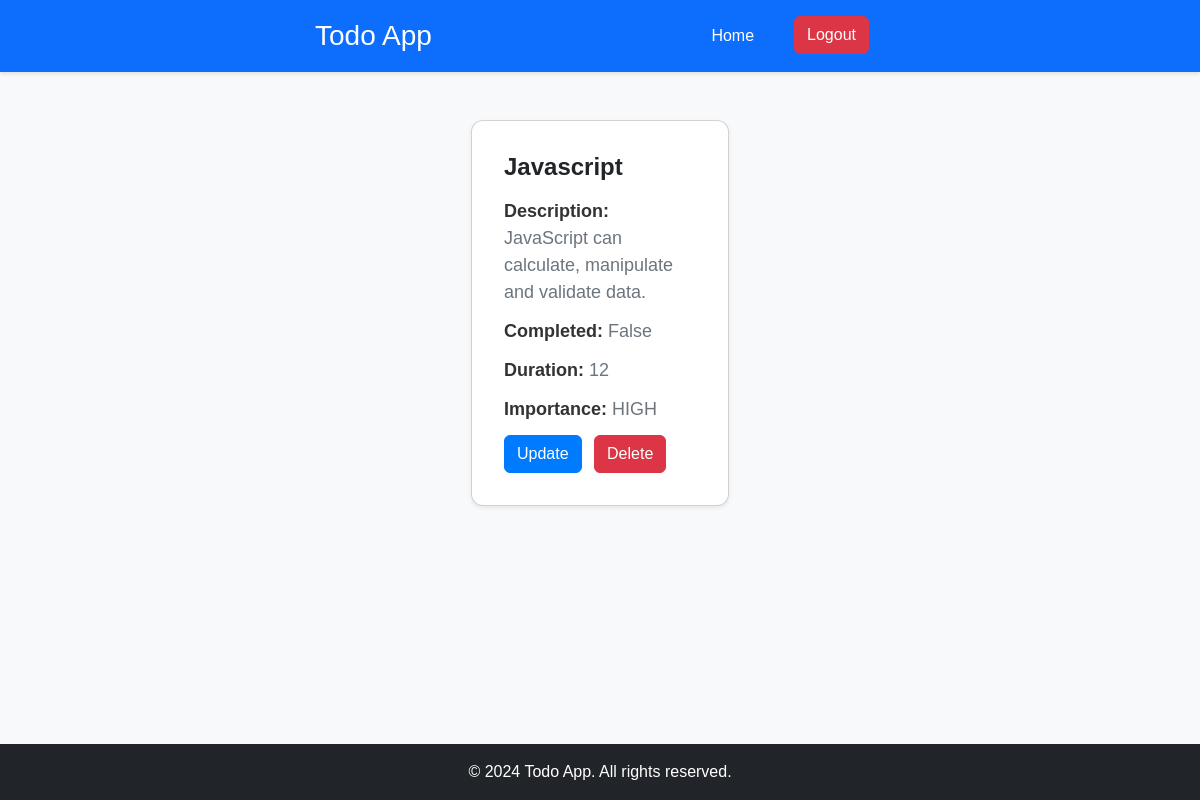
Screenshot of /detail-todo/6 (signed in) with the database file from the repository.
### todoapp/models.py (models this page shows, shortened)
class Todo(models.Model):
    HIGH = 'HIGH'
    MEDIUM = 'MEDIUM'
    LOW = 'LOW'
    IMPORTANCE_CHOICES = [
        (HIGH, 'High'),
        (MEDIUM, 'Medium'),
        (LOW, 'Low'),
    ]
    user=models.ForeignKey (User, on_delete=models.CASCADE)
    title=models.CharField(max_length=300)
    description=models.CharField(max_length=500)
    completed=models.BooleanField()
    duration=models.PositiveIntegerField()
    importance=models.CharField(max_length=6, choices=IMPORTANCE_CHOICES)

### todoapp/views.py (the view)
# urls.py: path('detail-todo/<int:todo_id>', views.DetailTodo.as_view(), name='detailtodo'),
class DetailTodo(LoginRequiredMixin, DetailView):
    login_url = '/login/'
    model = Todo
    fields = ["title", "description", "completed", "duration", "importance"]
    template_name = 'todo/detailtodo.html'
    context_object_name = 'todo'
    pk_url_kwarg = 'todo_id'

### todoapp/templates/todo/detailtodo.html (shortened to what this page needs)
{% extends 'main.html' %}
{% block content %}
<div class="container mt-5">
    <div class="row justify-content-center">
        <div class="col-md-8 col-lg-6">
            <div class="card shadow-sm">
                <div class="card-body">
                    <h1 class="card-title">{{ todo.title }}</h1>
                    <p class="card-text"><strong>Description:</strong> {{ todo.description }}</p>
                    <p class="card-text"><strong>Completed:</strong> {{ todo.completed }}</p>
                    <p class="card-text"><strong>Duration:</strong> {{ todo.duration }}</p>
                    <p class="card-text"><strong>Importance:</strong> {{ todo.importance }}</p>
                    <a href="{% url 'updatetodo' todo_id=todo.id %}" class="btn btn-primary">Update</a>
                    <a href="{% url 'deletetodo' todo_id=todo.id %}" class="btn btn-danger ms-2">Delete</a>
                </div>
            </div>
        </div>
    </div>
</div>
{% endblock %}

### todoapp/static/css/maintodo.css (style rules this page uses)
body { font-family: Arial, sans-serif; background-color: #f8f9fa; margin: 0; padding: 0; }
.container { max-width: 960px; margin: 0 auto; padding: 0 15px; }
.card { border-radius: 0.75rem; box-shadow: 0 4px 8px rgba(0, 0, 0, 0.1); }
.card-body { padding: 2rem; }
.container { max-width: 960px; }
.container { max-width: 1200px; }
h1 { font-size: 2rem; font-weight: bold; }
.card-body { padding: 1.5rem; }
.card-title { font-size: 1.25rem; margin-bottom: 0.75rem; }
.card-text { font-size: 1rem; color: #6c757d; }
.btn-primary { background-color: #007bff; border-color: #007bff; }
.btn-danger { background-color: #dc3545; border-color: #dc3545; }
.card-title { font-size: 2rem; margin-bottom: 1rem; }
.card-text { font-size: 1.125rem; margin-bottom: 0.75rem; }
.card-text strong { color: #333; }
.card-title { font-size: 1.5rem; }
.container { max-width: 600px; }
.card-body p { font-size: 1.125rem; }

### rows the page displays
Todo: title "Javascript", description "JavaScript can calculate, manipulate and validate data.", completed "False", duration "12", importance "HIGH"
